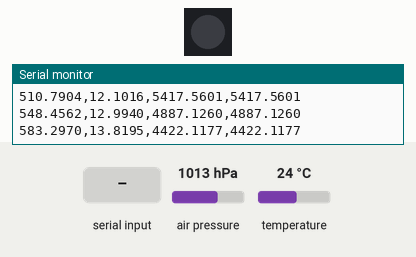
Simulated run of this sketch. Board: ESP32. On the bench: 1 RGB LEDs in strip order, left to right, the last lines printed to the serial monitor. Inputs (shaded band) come from the test bench; at power-on: air pressure 1013 hPa, temperature 24 °C. Dim RGB values are drawn brighter than linear; EEPROM starts erased.

Above: at 1.1 s.
1.3 s: "QNH=\n" received over Serial
At 1.41 s:
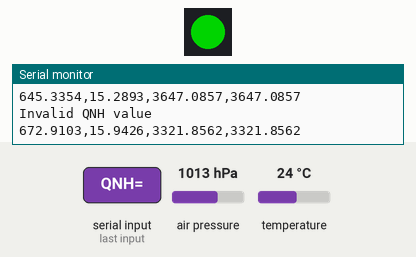
4.3 s: "QNH?\n" received over Serial
7.3 s: "90,45\n" received over Serial
Timing chart, 0 to 16.3 s (numbered marks = the images above; inputs shaded):
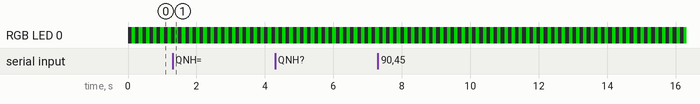

The sketch:

bmp280_sensortest.ino
```cpp
/***************************************************************************
 ***************************************************************************/

#include <Wire.h>
#include <SPI.h>
#include <Adafruit_BMP280.h>
#include <FastLED.h>
#include <EEPROM.h>
#include "esp_task_wdt.h"

#define EEPROM_SIZE 16
#define EEPROM_MAGIC_ADDR 0
#define EEPROM_QNH_ADDR   1
#define EEPROM_MAGIC      0x42

#define DEFAULT_QNH 1013.25f
#define SEA_LEVEL_PRESSURE 1013.25f  // hPa

#define SDA_PIN 7
#define SCL_PIN 6
#define BMP280_ADDRESS_ALT_LOCAL (0x76)

#define NUM_LEDS 1
#define DATA_PIN 48

#define WDT_TIMEOUT 5 // seconds

CRGB leds[NUM_LEDS];

float qnh = DEFAULT_QNH;
float altitude_offset = 0.0f;

Adafruit_BMP280 bmp;  // use I2C interface
Adafruit_Sensor *bmp_pressure = bmp.getPressureSensor();
Adafruit_Sensor *bmp_temp = bmp.getTemperatureSensor();

void setup() {
  Serial.begin(115200);
//  while (!Serial) delay(100);  // wait for native usb
  Serial.println(F("BMP280 Sensor event test..."));
  loadQNH();

  // Initialize Task Watchdog
  esp_task_wdt_config_t wdt_config = {
    .timeout_ms = WDT_TIMEOUT * 1000,
    .idle_core_mask = (1 << portNUM_PROCESSORS) - 1, // watch both cores
    .trigger_panic = true                            // reset on timeout
  };
  esp_task_wdt_init(&wdt_config);
  // Add loop() task to watchdog
  esp_task_wdt_add(NULL);


  FastLED.addLeds<NEOPIXEL, DATA_PIN>(leds, NUM_LEDS);

  // THIS IS THE IMPORTANT LINE
  Wire.begin(SDA_PIN, SCL_PIN);

  // Default settings from datasheet.
  bmp.setSampling(Adafruit_BMP280::MODE_NORMAL,      // Operating Mode.
                  Adafruit_BMP280::SAMPLING_X2,      // Temp. oversampling
                  Adafruit_BMP280::SAMPLING_X16,     // Pressure oversampling
                  Adafruit_BMP280::FILTER_X16,       // Filtering.
                  Adafruit_BMP280::STANDBY_MS_500);  // Standby time.

  bmp_temp->printSensorDetails();

  unsigned status;
  status = bmp.begin(BMP280_ADDRESS_ALT, BMP280_CHIPID);
  //status = bmp.begin();
  if (!status) {
    Serial.println(F("Could not find a valid BMP280 sensor, check wiring or "
                     "try a different address!"));
    Serial.print("SensorID was: 0x");
    Serial.println(bmp.sensorID(), 16);
    Serial.print("        ID of 0xFF probably means a bad address, a BMP 180 or BMP 085\n");
    Serial.print("   ID of 0x56-0x58 represents a BMP 280,\n");
    Serial.print("        ID of 0x60 represents a BME 280.\n");
    Serial.print("        ID of 0x61 represents a BME 680.\n");
    delay(1000);
    ESP.restart();
  }
}

void loadQNH() {
  EEPROM.begin(EEPROM_SIZE);

  if (EEPROM.read(EEPROM_MAGIC_ADDR) == EEPROM_MAGIC) {
    EEPROM.get(EEPROM_QNH_ADDR, qnh);
    Serial.print("Loaded QNH from EEPROM: ");
    Serial.println(qnh, 2);
  } else {
    qnh = DEFAULT_QNH;
    Serial.println("No stored QNH, using default 1013.25");
  }
}

void saveQNH() {
  EEPROM.write(EEPROM_MAGIC_ADDR, EEPROM_MAGIC);
  EEPROM.put(EEPROM_QNH_ADDR, qnh);
  EEPROM.commit();

  Serial.print("Saved QNH to EEPROM: ");
  Serial.println(qnh, 2);
}

void calibrateAltitude(float pressure, float temp) {
  altitude_offset = pressureToAltitudeNEW(pressure, temp);
}

float getRelativeAltitude(float pressure, float temp) {
  return pressureToAltitudeNEW(pressure, temp) - altitude_offset;
}

float pressureToAltitudeNEW(float pressure_hPa, float temperature_C) {
  //void temperature_C;
  return 44330.0f * (1.0f - pow(pressure_hPa / qnh, 0.1903f));
}
/*
float pressureToAltitude(float pressure_hPa, float temperature_C) {
  // Convert Celsius to Kelvin
  float temperature_K = temperature_C + 273.15f;

  // Hypsometric equation
  float altitude_m =
    (287.05f * temperature_K / 9.80665f) *
    log(SEA_LEVEL_PRESSURE / pressure_hPa);

  return altitude_m;
}
*/
void handleSerialCommands(float pressure, float temperature) {
  if (!Serial.available()) return;

  String cmd = Serial.readStringUntil('\n');
  cmd.trim();

  if (cmd.equalsIgnoreCase("CAL")) {
    calibrateAltitude(pressure, temperature);
  }
  else if (cmd.startsWith("QNH=")) {
    float newQnh = cmd.substring(4).toFloat();
    if (newQnh > 900 && newQnh < 1100) {
      qnh = newQnh;
      saveQNH();
    } else {
      Serial.println("Invalid QNH value");
    }
  }
  else if (cmd.equalsIgnoreCase("QNH?")) {
    Serial.print("Current QNH = ");
    Serial.println(qnh, 2);
  }
  else {
    Serial.println("Unknown command");
  }
}

void loop() {
  const float alpha = 0.075; // Smoothing factor (0.0 to 1.0)
  static float filteredPressValue = 0;
  static float filteredTempValue = 0;
  static bool lo = false;
  static int calibrate = 0; // After 10 sec do calibrate...

  sensors_event_t temp_event, pressure_event;
  bmp_temp->getEvent(&temp_event);
  bmp_pressure->getEvent(&pressure_event);

  // The core filtering equation
  filteredPressValue = alpha * pressure_event.pressure + (1 - alpha) * filteredPressValue;
  // Use filteredValue for further processing
  filteredTempValue  = alpha * temp_event.temperature + (1 - alpha) * filteredTempValue;

  if(calibrate == 200){
    calibrateAltitude(filteredPressValue, filteredTempValue);
  }
  if(++calibrate >= 201){
    calibrate = 201;
  }

// Handle serial input
  handleSerialCommands(filteredPressValue, filteredTempValue);

  float altitude = pressureToAltitudeNEW(filteredPressValue,filteredTempValue);
  float relative = getRelativeAltitude(filteredPressValue,filteredTempValue);
  /*
  Serial.print(F("Temperature = "));
  Serial.print(temp_event.temperature);
  Serial.println(" *C");

  Serial.print(F("Pressure = "));
  Serial.println(pressure_event.pressure);
  Serial.println(" hPa");
  */

  String s = String(filteredPressValue, 4) + "," +
              String(filteredTempValue, 4) + "," +
              String(relative, 4) + "," +
              String(altitude, 4);

  if (Serial.availableForWrite() > s.length()) {
    Serial.println(s);
  }

  if (lo == true) {
    //  leds[0] = CRGB::Red; FastLED.show(); delay(500);
    leds[0] = CRGB::Green;
    FastLED.show();
  } else {
    //  leds[0] = CRGB::Blue; FastLED.show(); delay(500);
    leds[0] = 0;
    FastLED.show();
  }
  delay(100);
  lo = !lo;

  esp_task_wdt_reset();
}
```
